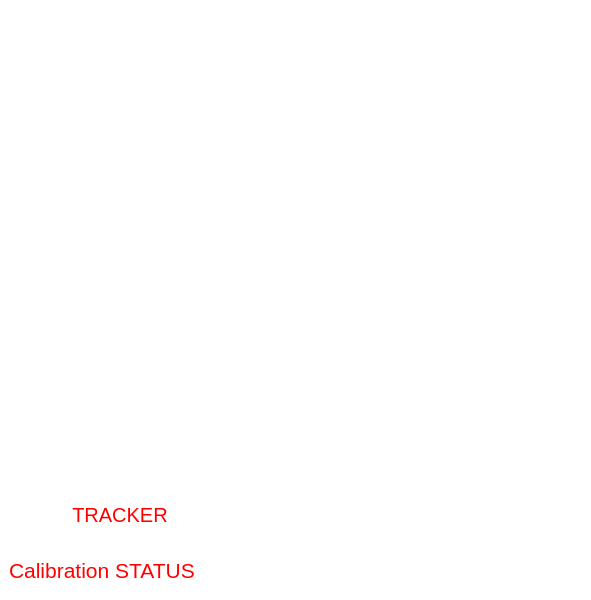
<?xml version="1.0" encoding="UTF-8"?>
<ui version="4.0">
 <class>OverlayWidget</class>
 <widget class="QWidget" name="OverlayWidget">
  <property name="geometry">
   <rect>
    <x>0</x>
    <y>0</y>
    <width>591</width>
    <height>600</height>
   </rect>
  </property>
  <property name="windowTitle">
   <string>Hello World Overlay</string>
  </property>
  <property name="styleSheet">
   <string notr="true">background-color: rgba(0, 0, 0, 0);</string>
  </property>
  <widget class="QLabel" name="label">
   <property name="geometry">
    <rect>
     <x>0</x>
     <y>0</y>
     <width>651</width>
     <height>640</height>
    </rect>
   </property>
   <property name="text">
    <string/>
   </property>
   <property name="pixmap">
    <pixmap>disconnected.png</pixmap>
   </property>
   <property name="alignment">
    <set>Qt::AlignCenter</set>
   </property>
  </widget>
  <widget class="QTextEdit" name="textEdit">
   <property name="geometry">
    <rect>
     <x>0</x>
     <y>640</y>
     <width>480</width>
     <height>70</height>
    </rect>
   </property>
   <property name="font">
    <font>
     <pointsize>10</pointsize>
    </font>
   </property>
   <property name="autoFillBackground">
    <bool>true</bool>
   </property>
   <property name="styleSheet">
    <string notr="true">background-color: rgba(255, 255, 0, 100);</string>
   </property>
  </widget>
  <widget class="QLabel" name="label_2">
   <property name="geometry">
    <rect>
     <x>9</x>
     <y>535</y>
     <width>471</width>
     <height>70</height>
    </rect>
   </property>
   <property name="font">
    <font>
     <pointsize>16</pointsize>
    </font>
   </property>
   <property name="styleSheet">
    <string notr="true">color: rgb(255, 0, 0);</string>
   </property>
   <property name="text">
    <string>Calibration STATUS</string>
   </property>
   <property name="alignment">
    <set>Qt::AlignLeading|Qt::AlignLeft|Qt::AlignVCenter</set>
   </property>
  </widget>
  <widget class="QLabel" name="label_3">
   <property name="geometry">
    <rect>
     <x>0</x>
     <y>480</y>
     <width>240</width>
     <height>70</height>
    </rect>
   </property>
   <property name="font">
    <font>
     <pointsize>15</pointsize>
    </font>
   </property>
   <property name="styleSheet">
    <string notr="true">color: rgb(255, 0, 0);</string>
   </property>
   <property name="text">
    <string>TRACKER</string>
   </property>
   <property name="alignment">
    <set>Qt::AlignCenter</set>
   </property>
  </widget>
 </widget>
 <layoutdefault spacing="6" margin="11"/>
 <resources/>
 <connections/>
</ui>
